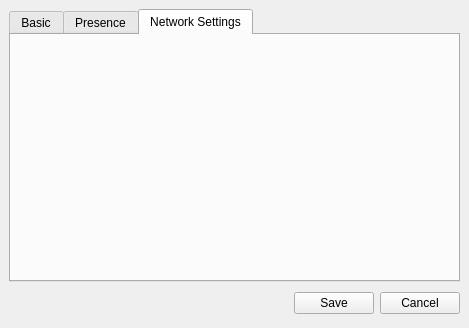
<ui version="4.0" >
 <class>EditAccountDialog</class>
 <widget class="QWidget" name="EditAccountDialog" >
  <property name="geometry" >
   <rect>
    <x>0</x>
    <y>0</y>
    <width>469</width>
    <height>328</height>
   </rect>
  </property>
  <layout class="QGridLayout" >
   <property name="margin" >
    <number>9</number>
   </property>
   <property name="spacing" >
    <number>6</number>
   </property>
   <item row="0" column="0" >
    <widget class="QTabWidget" name="tabWidget" >
     <property name="currentIndex" >
      <number>2</number>
     </property>
     <widget class="QWidget" name="basicTab" >
      <attribute name="title" >
       <string>Basic</string>
      </attribute>
      <layout class="QGridLayout" >
       <property name="margin" >
        <number>9</number>
       </property>
       <property name="spacing" >
        <number>6</number>
       </property>
       <item row="2" column="1" colspan="2" >
        <widget class="QCheckBox" name="savePasswordCheckBox" >
         <property name="text" >
          <string>Save password</string>
         </property>
        </widget>
       </item>
       <item row="1" column="0" >
        <widget class="QLabel" name="label_3" >
         <property name="text" >
          <string>Password:</string>
         </property>
        </widget>
       </item>
       <item row="0" column="1" >
        <widget class="QLineEdit" name="loginLineEdit" />
       </item>
       <item row="1" column="2" >
        <spacer>
         <property name="orientation" >
          <enum>Qt::Horizontal</enum>
         </property>
         <property name="sizeHint" >
          <size>
           <width>91</width>
           <height>20</height>
          </size>
         </property>
        </spacer>
       </item>
       <item row="0" column="0" >
        <widget class="QLabel" name="label_2" >
         <property name="text" >
          <string>Username:</string>
         </property>
        </widget>
       </item>
       <item row="0" column="2" >
        <spacer>
         <property name="orientation" >
          <enum>Qt::Horizontal</enum>
         </property>
         <property name="sizeHint" >
          <size>
           <width>91</width>
           <height>20</height>
          </size>
         </property>
        </spacer>
       </item>
       <item row="1" column="1" >
        <widget class="QLineEdit" name="passwordLineEdit" >
         <property name="echoMode" >
          <enum>QLineEdit::Password</enum>
         </property>
        </widget>
       </item>
       <item row="3" column="1" >
        <spacer>
         <property name="orientation" >
          <enum>Qt::Vertical</enum>
         </property>
         <property name="sizeHint" >
          <size>
           <width>20</width>
           <height>40</height>
          </size>
         </property>
        </spacer>
       </item>
      </layout>
     </widget>
     <widget class="QWidget" name="presenceTab" >
      <attribute name="title" >
       <string>Presence</string>
      </attribute>
      <layout class="QGridLayout" >
       <property name="margin" >
        <number>9</number>
       </property>
       <property name="spacing" >
        <number>6</number>
       </property>
       <item row="1" column="2" >
        <spacer>
         <property name="orientation" >
          <enum>Qt::Horizontal</enum>
         </property>
         <property name="sizeHint" >
          <size>
           <width>91</width>
           <height>20</height>
          </size>
         </property>
        </spacer>
       </item>
       <item row="1" column="1" >
        <widget class="QLineEdit" name="statusLineEdit" >
         <property name="echoMode" >
          <enum>QLineEdit::Normal</enum>
         </property>
        </widget>
       </item>
       <item row="1" column="0" >
        <widget class="QLabel" name="statuslabel" >
         <property name="text" >
          <string>Alias/Status:</string>
         </property>
        </widget>
       </item>
       <item row="0" column="2" >
        <spacer>
         <property name="orientation" >
          <enum>Qt::Horizontal</enum>
         </property>
         <property name="sizeHint" >
          <size>
           <width>91</width>
           <height>20</height>
          </size>
         </property>
        </spacer>
       </item>
       <item row="0" column="0" >
        <widget class="QLabel" name="presencelabel" >
         <property name="text" >
          <string>Presence:</string>
         </property>
        </widget>
       </item>
       <item row="0" column="1" >
        <widget class="QComboBox" name="presenceStateComboBox" />
       </item>
       <item row="2" column="1" >
        <spacer>
         <property name="orientation" >
          <enum>Qt::Vertical</enum>
         </property>
         <property name="sizeHint" >
          <size>
           <width>20</width>
           <height>40</height>
          </size>
         </property>
        </spacer>
       </item>
      </layout>
     </widget>
     <widget class="QWidget" name="netTab" >
      <attribute name="title" >
       <string>Network Settings</string>
      </attribute>
      <layout class="QVBoxLayout" >
       <property name="margin" >
        <number>9</number>
       </property>
       <property name="spacing" >
        <number>6</number>
       </property>
       <item>
        <widget class="QWidget" native="1" name="settingsWidget" />
       </item>
       <item>
        <spacer>
         <property name="orientation" >
          <enum>Qt::Vertical</enum>
         </property>
         <property name="sizeHint" >
          <size>
           <width>20</width>
           <height>40</height>
          </size>
         </property>
        </spacer>
       </item>
      </layout>
     </widget>
    </widget>
   </item>
   <item row="2" column="0" >
    <layout class="QHBoxLayout" >
     <property name="margin" >
      <number>0</number>
     </property>
     <property name="spacing" >
      <number>6</number>
     </property>
     <item>
      <spacer>
       <property name="orientation" >
        <enum>Qt::Horizontal</enum>
       </property>
       <property name="sizeHint" >
        <size>
         <width>131</width>
         <height>31</height>
        </size>
       </property>
      </spacer>
     </item>
     <item>
      <widget class="QPushButton" name="saveButton" >
       <property name="text" >
        <string>Save</string>
       </property>
      </widget>
     </item>
     <item>
      <widget class="QPushButton" name="cancelButton" >
       <property name="text" >
        <string>Cancel</string>
       </property>
      </widget>
     </item>
    </layout>
   </item>
  </layout>
 </widget>
 <resources/>
 <connections/>
</ui>
